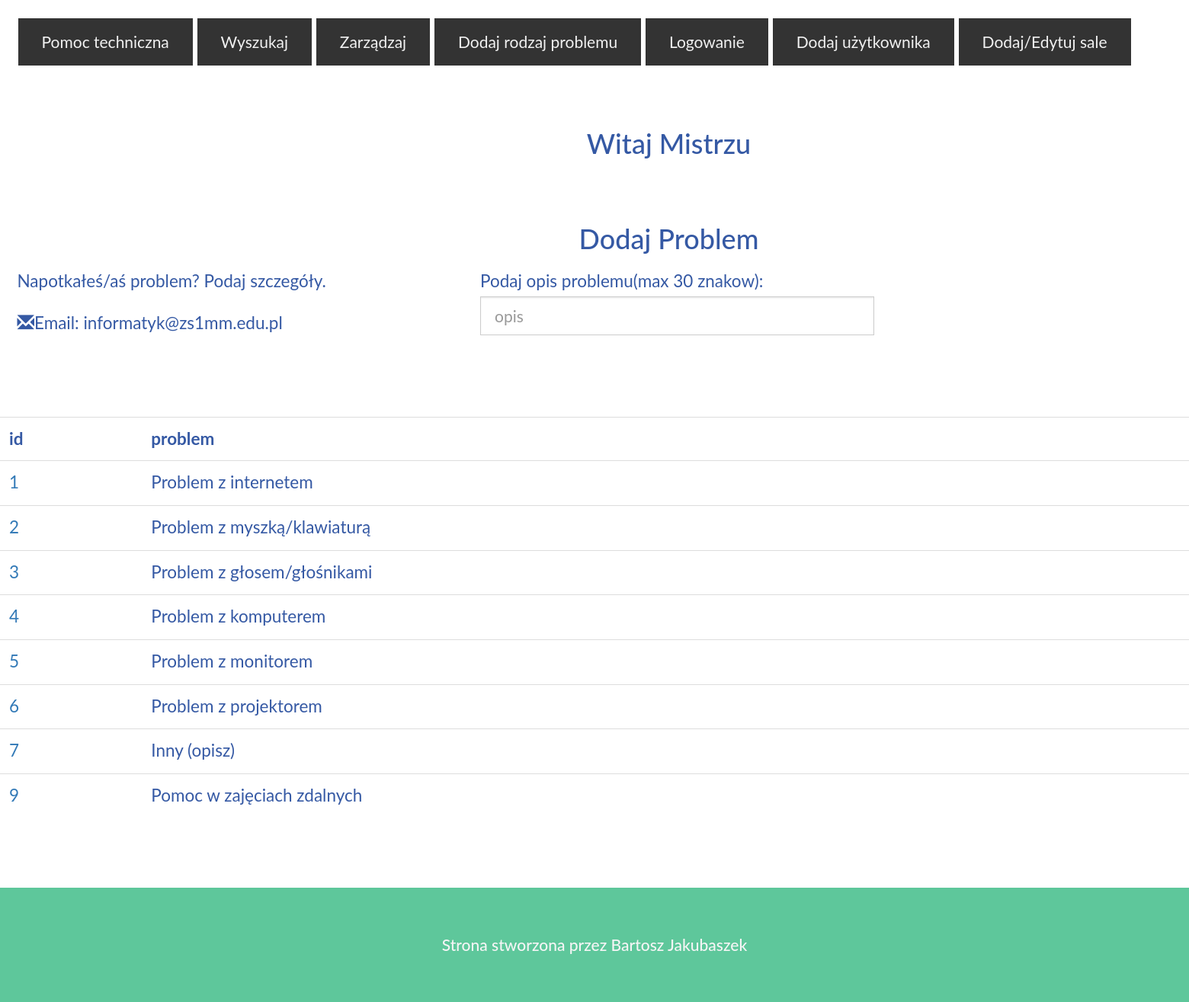
The app's page /problem.php (signed in) with its own data.
### tables this page shows
CREATE TABLE `problem` (
  `id` int(11) NOT NULL,
  `problem` varchar(30) NOT NULL
);

### problem.php (the view, shortened to what this page needs)
<!DOCTYPE html>
<html lang="en">
<head>
  <link rel="stylesheet" href="https://maxcdn.bootstrapcdn.com/bootstrap/3.4.1/css/bootstrap.min.css">
  <link rel="stylesheet" href="styles.css">
</head>
<body>
<?php
include('menu.php');
?>
<div class="container text-center">
  <h3>Witaj Mistrzu</h3>
  <br>
</div>
<div class="container">
  <h3 class="text-center"> Dodaj Problem</h3>
  <div class="row test">
    <div class="col-md-4">
      <p>Napotkałeś/aś problem? Podaj szczegóły.</p>
      <p><span class="glyphicon glyphicon-envelope"></span>Email: informatyk@zs1mm.edu.pl</p>
    </div>
    <div class="col-md-8">
        <form action="problem2.php" method="POST">
        <div class="col-sm-6 form-group">
        Podaj opis problemu(max 30 znakow):<input  class="form-control" id="name" name="name" placeholder="opis" type="text" required>
    </div>
        <div class="col-md-12 form-group">
</form>
        </div>
      </div>
      <?php
$servername = "localhost";
$username = "root";
$password = "";
$dbname = "pomoc_techniczna";
$conn = mysqli_connect($servername, $username, $password,$dbname);
$sql = "select * from problem";
$result = mysqli_query($conn,$sql);
echo "<form action='problem2_1.php' method='POST'>";
echo "<table class='table table-sm  '>
<tr>
<th >id</th>
<th >problem</th>
</tr>";
while($row = mysqli_fetch_array($result))
{
echo "<td><a href='wyloguj.php'>" . $row['id'] . "</a></td>";
echo "<td>" . $row['problem'] . "</td>";
}
echo "</table>";
echo "          <input type='submit' class='btn pull-right'></submit>
</form>";
?>
    </div>
<footer class="text-center">
  <h5>
  <p>Strona stworzona przez <a href="http://zs1mm.edu.pl/#/" data-toggle="tooltip" title="Odwiedź stronę szkoły">Bartosz Jakubaszek</a></p>
</h5></footer>
</body>
</html>

### styles.css (style rules this page uses)
body { font: 400 15px/1.8 Lato, sans-serif; color: #3559a4; zoom: 150%; }
footer { position: static; bottom:0; width: 100%; background-color: #2d2d30; color: #f5f5f5; padding: 32px; background-color: #5ec79b; }
footer a { color: #f5f5f5; }
.form-control { border-radius: 0; }

### problem.php (style rules this page uses)
footer { background-color: #5ec79b; color: #f5f5f5; }
footer a { color: #f5f5f5; }

### records on screen
problem: id "1", problem "Problem z internetem"
problem: id "2", problem "Problem z myszką/klawiaturą"
problem: id "3", problem "Problem z głosem/głośnikami"
problem: id "4", problem "Problem z komputerem"
problem: id "5", problem "Problem z monitorem"
problem: id "6", problem "Problem z projektorem"
problem: id "7", problem "Inny (opisz)"
problem: id "9", problem "Pomoc w zajęciach zdalnych"
